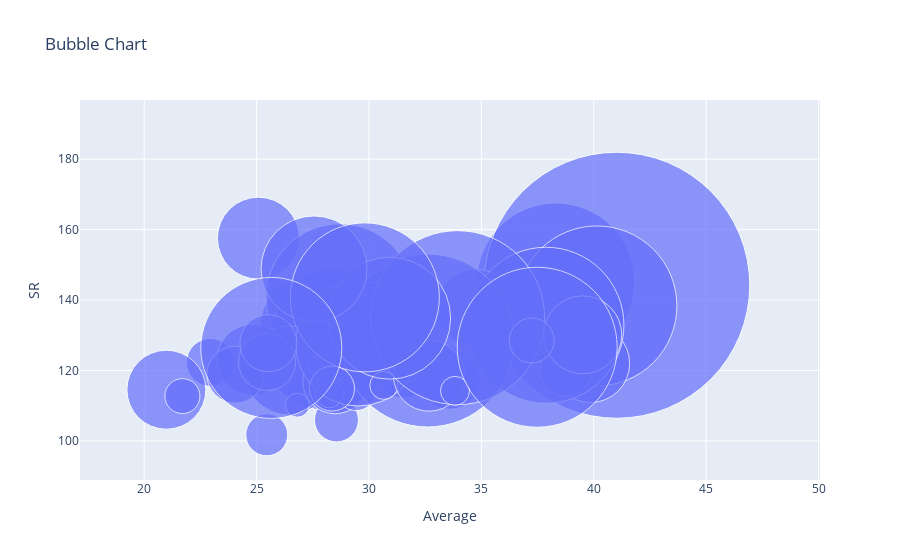

Notebook source saved alongside this figure:
### Code cell
trace =  go.Scatter(x=x['avg'],
                    y=x['batsman_runs_x'],
                    marker={'size':x['batsman_runs_y']},
                    mode='markers',
                    hovertext=x['batsman'])

data = [trace]

layout = go.Layout(title='Bubble Chart', 
                   xaxis={'title':'Average'}, 
                   yaxis={'title':'SR'},
                   barmode='stack') # stack, overlay, nested

fig = go.Figure(data, layout)

fig.show()

### Figure 1 — Plotly figure (JSON) as saved in the notebook; plotly's stock layout.template omitted (floating-point values rounded to 4 significant figures)
{"data": [{"hovertext": ["AB de Villiers", "AC Gilchrist", "AJ Finch", "AM Rahane", "AT Rayudu", "BB McCullum", "BJ Hodge", "CH Gayle", "DA Miller", "DA Warner", "DJ Bravo", "DJ Hussey", "DPMD Jayawardene", "DR Smith", "F du Plessis", "G Gambhir", "GJ Maxwell", "JH Kallis", "JP Duminy", "KA Pollard", "KC Sangakkara", "KD Karthik", "KK Nair", "M Vijay", "MEK Hussey", "MK Pandey", "MK Tiwary", "MS Dhoni", "NV Ojha", "PA Patel", "R Dravid", "RA Jadeja", "RG Sharma", "RV Uthappa", "S Badrinath", "S Dhawan", "SC Ganguly", "SE Marsh", "SK Raina", "SPD Smith", "SR Tendulkar", "SR Watson", "SS Tiwary", "SV Samson", "TM Dilshan", "V Kohli", "V Sehwag", "WP Saha", "YK Pathan", "Yuvraj Singh"], "marker": {"size": [158, 92, 59, 60, 79, 124, 43, 266, 78, 160, 48, 60, 40, 117, 38, 58, 82, 44, 78, 148, 27, 71, 26, 89, 52, 65, 39, 156, 79, 35, 28, 57, 173, 125, 28, 71, 42, 78, 174, 45, 29, 122, 45, 57, 24, 160, 106, 57, 149, 141]}, "mode": "markers", "type": "scatter", "x": [38.31, 27.22, 27.19, 33.59, 27.15, 28.11, 33.33, 41.02, 34.73, 40.14, 22.95, 26.98, 28.25, 28.39, 30.12, 31.54, 25.08, 28.55, 39.86, 28.71, 25.95, 24.81, 25.17, 26.43, 38.76, 28.5, 29.43, 37.87, 20.99, 21.7, 28.23, 24.06, 32.61, 29.52, 30.66, 32.67, 25.45, 39.51, 33.94, 37.24, 33.83, 30.92, 28.36, 25.46, 26.81, 37.48, 27.56, 25.52, 29.82, 25.65], "y": [145.1, 133.1, 126.3, 117.5, 123.0, 126.3, 121.4, 144.2, 137.7, 138.3, 122.3, 120.1, 118.8, 132.3, 124.2, 120.4, 157.6, 105.9, 122.0, 140.6, 118.5, 123.0, 124.7, 120.0, 120.0, 116.9, 114.1, 132.8, 114.5, 112.7, 113.3, 118.8, 128.5, 127.6, 115.7, 118.5, 101.7, 130.1, 135.0, 128.5, 114.2, 134.8, 114.9, 122.4, 110.1, 126.6, 148.8, 127.7, 140.8, 126.4]}], "layout": {"barmode": "stack", "title": {"text": "Bubble Chart"}, "xaxis": {"title": {"text": "Average"}}, "yaxis": {"title": {"text": "SR"}}}}
